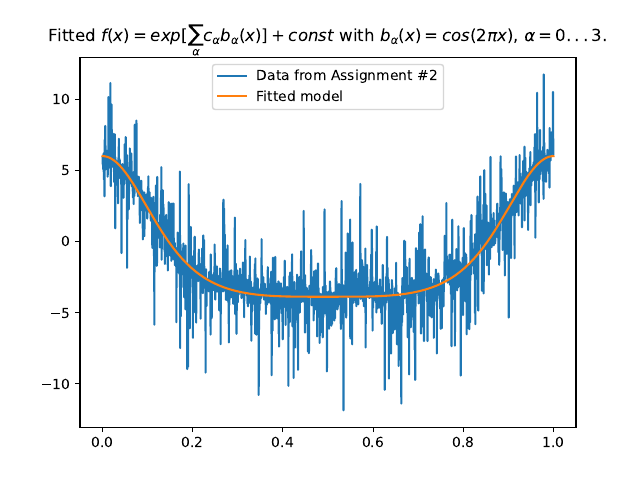

Generate this figure with Python:
import matplotlib.pyplot as plt
import numpy as np
from Q4 import optimize

x, y = np.loadtxt("periodic.dat").T

# n = 3, last element is the constant
c = np.array([1, 1, 1, 1])
x_fit, y_fit = optimize(x, y, c)

fig, ax = plt.subplots()
ax.plot(x, y, label="Data from Assignment #2")
ax.plot(x_fit, y_fit, label="Fitted model")
ax.legend()
ax.set_title("Fitted $f(x)=exp[\\sum_{\\alpha}c_{\\alpha}b_{\\alpha}(x)]+const$ with $b_{\\alpha}(x)=cos(2\\pi x)$, $\\alpha=0...3$.")
fig.savefig("Q5.pdf")
plt.show()